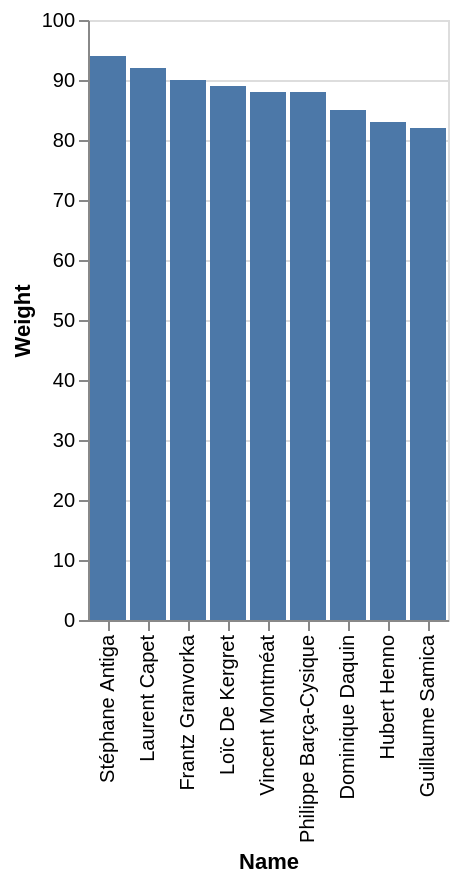

The specification (Vega-Lite) saved for this image:
### Vega-Lite specification from a JSON file in a GitHub repository (floating-point values rounded to 4 significant figures)
{"data": {"values": [{"x_data": "Stéphane Antiga", "y_data": 94}, {"x_data": "Laurent Capet", "y_data": 92}, {"x_data": "Frantz Granvorka", "y_data": 90}, {"x_data": "Loïc De Kergret", "y_data": 89}, {"x_data": "Vincent Montméat", "y_data": 88}, {"x_data": "Philippe Barça-Cysique", "y_data": 88}, {"x_data": "Dominique Daquin", "y_data": 85}, {"x_data": "Hubert Henno", "y_data": 83}, {"x_data": "Guillaume Samica", "y_data": 82}]}, "mark": "bar", "encoding": {"x": {"field": "x_data", "type": "nominal", "title": "Name", "sort": {"op": "sum", "field": "y_data", "order": "descending"}}, "y": {"field": "y_data", "type": "quantitative", "title": "Weight"}}}
